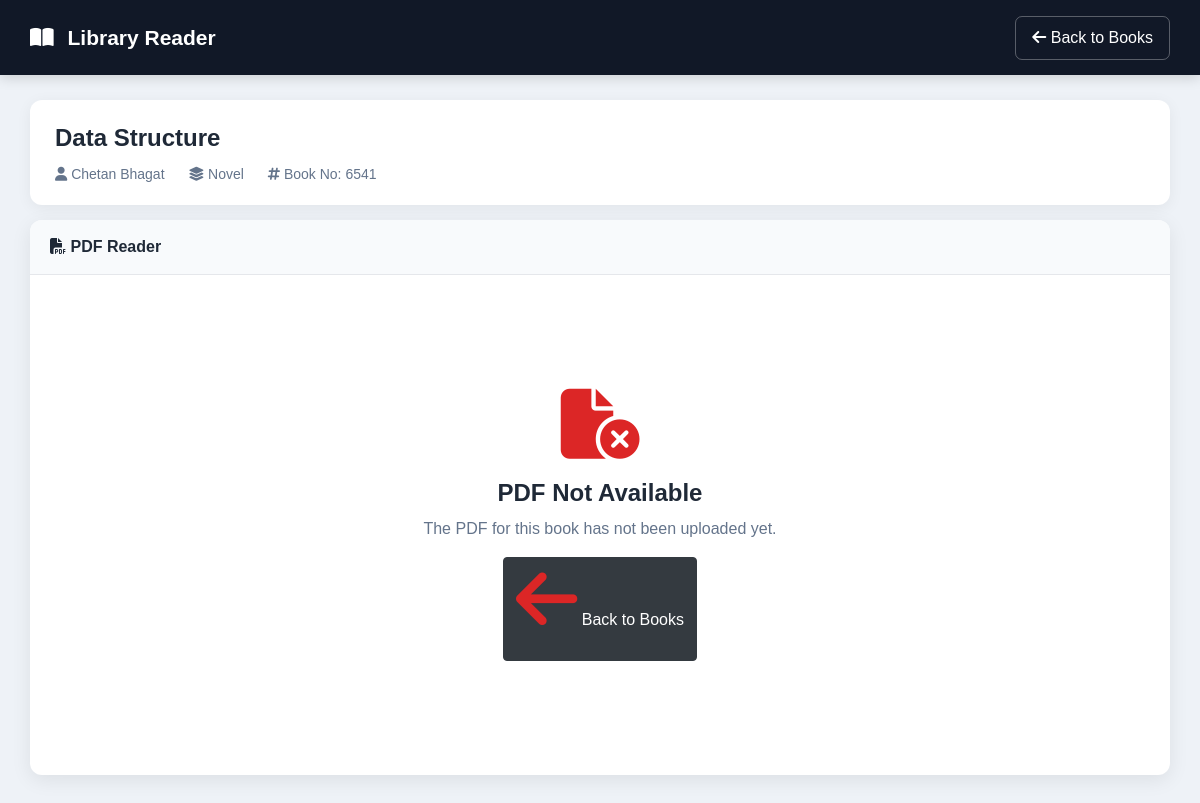
/user/read_book.php?id=2 (signed in), run on the app's committed database.
### tables this page shows
CREATE TABLE `books` (
  `book_id` int(11) NOT NULL,
  `book_name` varchar(250) NOT NULL,
  `author_id` int(11) DEFAULT NULL,
  `pending_author_name` varchar(250) DEFAULT NULL,
  `cat_id` int(11) DEFAULT NULL,
  `pending_category_name` varchar(100) DEFAULT NULL,
  `book_no` int(11) NOT NULL,
  `book_price` int(11) NOT NULL,
  `book_file` varchar(255) DEFAULT NULL,
  `pdf_comment` varchar(500) DEFAULT NULL,
  `book_cover` varchar(255) DEFAULT NULL,
  `added_by` int(11) DEFAULT NULL,
  `added_by_type` varchar(20) NOT NULL DEFAULT 'Admin',
  `approval_status` varchar(20) NOT NULL DEFAULT 'Approved',
  `rejection_reason` varchar(255) DEFAULT NULL
);

CREATE TABLE `authors` (
  `author_id` int(11) NOT NULL,
  `author_name` varchar(250) NOT NULL
);

CREATE TABLE `category` (
  `cat_id` int(11) NOT NULL,
  `cat_name` varchar(100) NOT NULL
);

### user/read_book.php (the view, shortened to what this page needs)
<?php
$conn = mysqli_connect("localhost", "root", "", "lms");
$book_id = intval($_GET["id"]);
$query = mysqli_query(
    $conn,
    "
    SELECT
        books.book_id,
        books.book_name,
        books.book_no,
        books.book_price,
        books.book_file,
        authors.author_name,
        category.cat_name
    FROM books
    LEFT JOIN authors
        ON books.author_id = authors.author_id
    LEFT JOIN category
        ON books.cat_id = category.cat_id
    WHERE books.book_id = $book_id
    "
);
$book = mysqli_fetch_assoc($query);
$book_file = $book["book_file"];
if (empty($book_file)) {
    $pdf_exists = false;
} else {
    $pdf_path = "../books/" . $book_file;
    $pdf_exists = file_exists($pdf_path);
}
?>
<!DOCTYPE html>
<html lang="en">
<head>
    <link
        href="https://cdn.jsdelivr.net/npm/bootstrap@4.6.2/dist/css/bootstrap.min.css"
        rel="stylesheet"
    >
    <link
        href="https://cdnjs.cloudflare.com/ajax/libs/font-awesome/6.5.2/css/all.min.css"
        rel="stylesheet"
    >
</head>
<body>
<div class="topbar">
    <div class="brand">
        <i class="fa-solid fa-book-open"></i>
        Library Reader
    </div>
    <a
        href="books.php"
        class="back-btn"
    >
        <i class="fa-solid fa-arrow-left"></i>
        Back to Books
    </a>
</div>
<div class="book-info">
    <div class="book-title">
        <?php
        echo htmlspecialchars($book["book_name"]);
        ?>
    </div>
    <div class="book-details">
        <span>
            <i class="fa-solid fa-user"></i>
            <?php
            echo htmlspecialchars(
                $book["author_name"] ?? "Unknown"
            );
            ?>
        </span>
        <span>
            <i class="fa-solid fa-layer-group"></i>
            <?php
            echo htmlspecialchars(
                $book["cat_name"] ?? "Unknown"
            );
            ?>
        </span>
        <span>
            <i class="fa-solid fa-hashtag"></i>
            Book No:
            <?php
            echo htmlspecialchars($book["book_no"]);
            ?>
        </span>
    </div>
</div>
<div class="reader-container">
    <div class="reader-header">
        <i class="fa-solid fa-file-pdf"></i>
        PDF Reader
    </div>
    <?php if ($pdf_exists): ?>
        <iframe
            class="pdf-viewer"
            src="../books/<?php echo rawurlencode($book_file); ?>"
            title="PDF Reader"
        >
        </iframe>
    <?php else: ?>
        <div class="no-pdf">
            <i class="fa-solid fa-file-circle-xmark"></i>
            <h4>
                PDF Not Available
            </h4>
            <p>
                The PDF for this book has not been uploaded yet.
            </p>
            <a
                href="books.php"
                class="btn btn-dark"
            >
                <i class="fa-solid fa-arrow-left"></i>
                Back to Books
            </a>
        </div>
    <?php endif; ?>
</div>
</body>
</html>

### user/read_book.php (style rules this page uses)
* { box-sizing: border-box; }
body { margin: 0; background: #eef2f7; font-family: Arial, sans-serif; color: #1f2937; }
.topbar { height: 75px; background: #111827; color: white; display: flex; align-items: center; justify-content: space-between; padding: 0 30px; box-shadow: 0 3px 12px rgba(0,0,0,0.15); }
.brand { font-size: 21px; font-weight: 700; }
.brand i { margin-right: 8px; }
.back-btn { color: white; text-decoration: none; padding: 9px 16px; border: 1px solid rgba(255,255,255,0.3); border-radius: 7px; transition: 0.3s; }
.book-info { background: white; margin: 25px 30px 15px; padding: 20px 25px; border-radius: 12px; box-shadow: 0 3px 15px rgba(0,0,0,0.06); }
.book-title { font-size: 24px; font-weight: 700; margin-bottom: 8px; }
.book-details { color: #64748b; font-size: 14px; }
.book-details span { margin-right: 20px; }
.reader-container { margin: 15px 30px 30px; background: white; border-radius: 12px; overflow: hidden; box-shadow: 0 5px 20px rgba(0,0,0,0.08); }
.reader-header { padding: 15px 20px; background: #f8fafc; border-bottom: 1px solid #e5e7eb; font-weight: 600; }
.no-pdf { min-height: 500px; display: flex; flex-direction: column; justify-content: center; align-items: center; text-align: center; padding: 40px; }
.no-pdf i { font-size: 70px; color: #dc2626; margin-bottom: 20px; }
.no-pdf h4 { font-weight: 700; margin-bottom: 10px; }
.no-pdf p { color: #64748b; }

### data on the page
books: book_name "Data Structure", author.author_name "Chetan Bhagat", cat.cat_name "Novel", book_no "6541"
